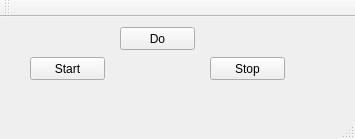
<?xml version="1.0" encoding="UTF-8"?>
<ui version="4.0">
 <class>ThreadUdpClientGUI</class>
 <widget class="QMainWindow" name="ThreadUdpClientGUI">
  <property name="geometry">
   <rect>
    <x>0</x>
    <y>0</y>
    <width>355</width>
    <height>139</height>
   </rect>
  </property>
  <property name="windowTitle">
   <string>ThreadUdpClientGUI</string>
  </property>
  <widget class="QWidget" name="centralWidget">
   <widget class="QPushButton" name="buttonStart">
    <property name="geometry">
     <rect>
      <x>30</x>
      <y>40</y>
      <width>75</width>
      <height>23</height>
     </rect>
    </property>
    <property name="text">
     <string>Start</string>
    </property>
   </widget>
   <widget class="QPushButton" name="buttonStop">
    <property name="geometry">
     <rect>
      <x>210</x>
      <y>40</y>
      <width>75</width>
      <height>23</height>
     </rect>
    </property>
    <property name="text">
     <string>Stop</string>
    </property>
   </widget>
   <widget class="QPushButton" name="buttonDo">
    <property name="geometry">
     <rect>
      <x>120</x>
      <y>10</y>
      <width>75</width>
      <height>23</height>
     </rect>
    </property>
    <property name="text">
     <string>Do</string>
    </property>
   </widget>
  </widget>
  <widget class="QMenuBar" name="menuBar">
   <property name="geometry">
    <rect>
     <x>0</x>
     <y>0</y>
     <width>355</width>
     <height>21</height>
    </rect>
   </property>
  </widget>
  <widget class="QToolBar" name="mainToolBar">
   <attribute name="toolBarArea">
    <enum>TopToolBarArea</enum>
   </attribute>
   <attribute name="toolBarBreak">
    <bool>false</bool>
   </attribute>
  </widget>
  <widget class="QStatusBar" name="statusBar"/>
 </widget>
 <layoutdefault spacing="6" margin="11"/>
 <resources/>
 <connections/>
</ui>
